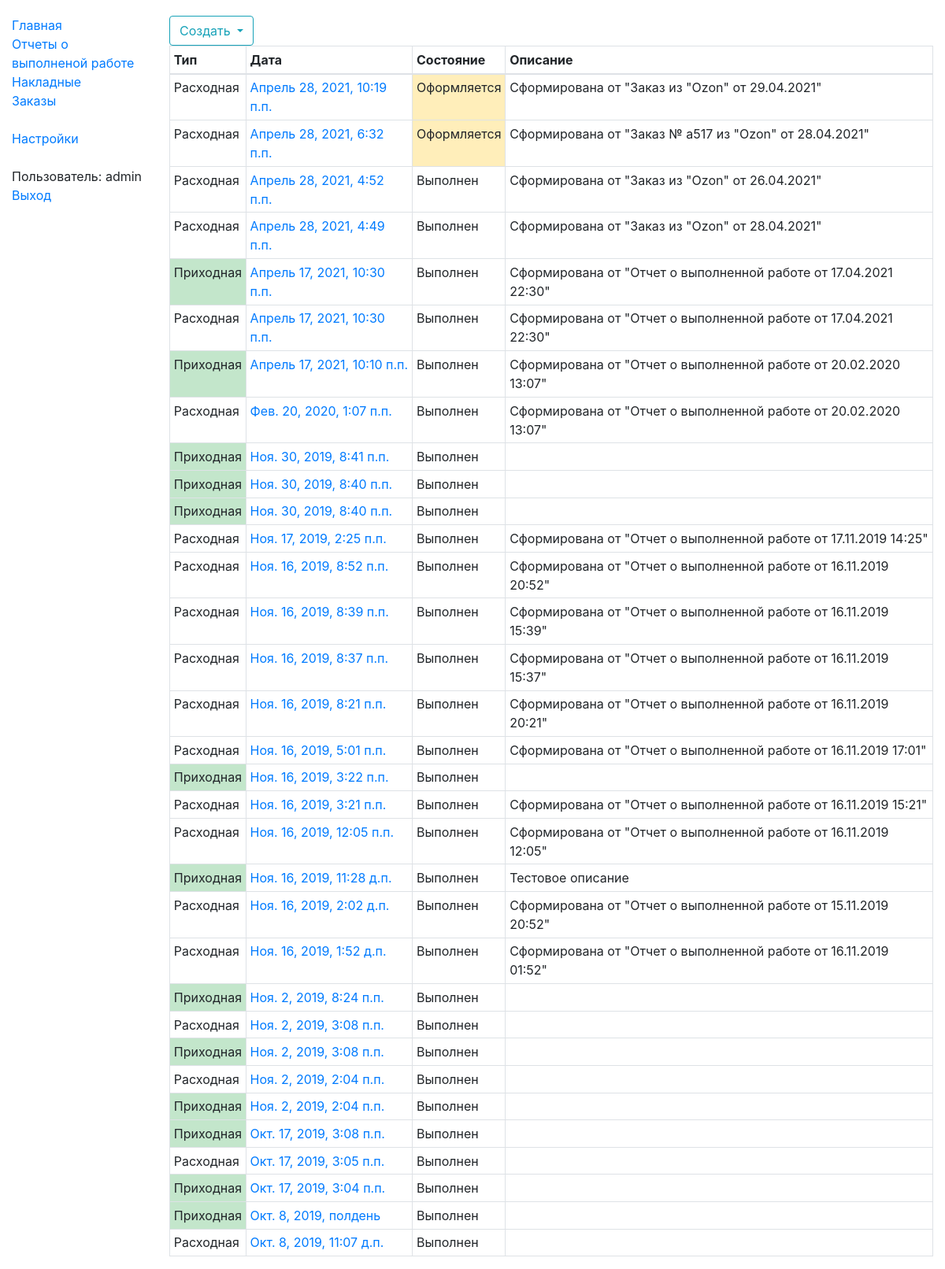
The app's page /stock/acts/ (signed in), older data.
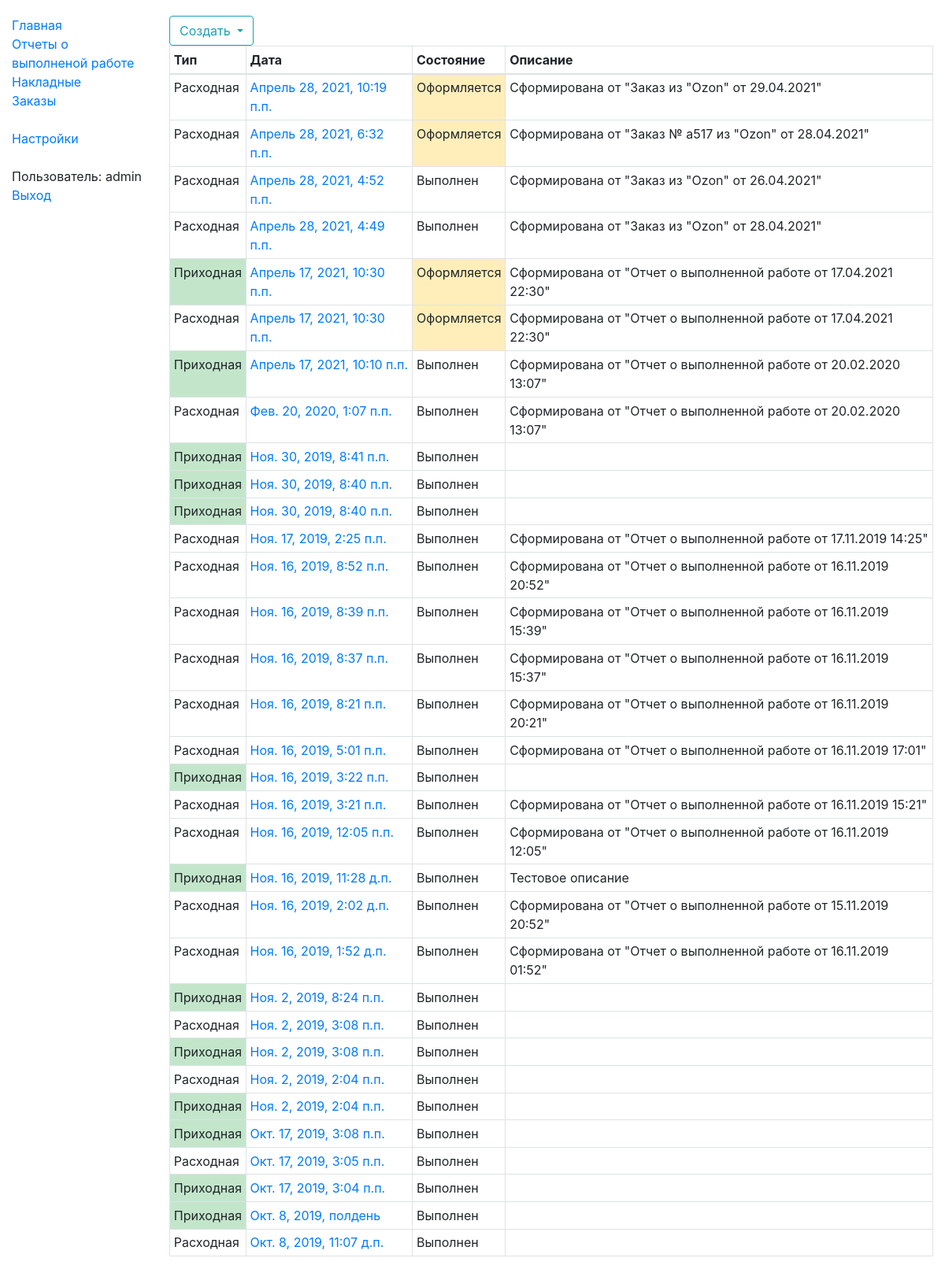
The same page, newer data.
### stocks/models.py (models this page shows, shortened)
class StkAct(models.Model):
    STATE_REGISTERING = "100"
    STATE_DONE = "300"
    s_state_choices = ((STATE_REGISTERING, "Оформляется"), (STATE_DONE, "Выполнен"))
    d_create_date = models.DateTimeField("Дата содания", db_index=True)
    d_reg_date = models.DateTimeField("Дата проведения", null=True)
    n_direction = models.SmallIntegerField("Направление", null=False)
    s_state = models.CharField("Состояние", max_length=3, choices=s_state_choices, null=False)
    s_desc = models.TextField("Описание", null=True, blank=True)
    class Meta:
        verbose_name = "Накладная"
        verbose_name_plural = "Накладные"
    def get_absolute_url(self):
        return reverse('stk_act-detail', args=[str(self.id)])

### stocks/act/act_views.py (the view)
# urls.py: path('acts/', act_views.StkActListView.as_view(), name='stk_acts'),
class StkActListView(LoginRequiredMixin, generic.ListView):
    model = StkAct
    template_name = 'stocks/act/stk_act_list.html'
    paginate_by = 100
    def get_queryset(self):
        return StkAct.objects.all().order_by("-d_create_date")

### templates/stocks/act/stk_act_list.html (shortened to what this page needs)
{% extends "base_generic_content.html" %}
{% block content %}
    <div class="btn-group" role="group" aria-label="Панель инструментов">
        <div class="btn-group" role="group">
            <button id="btnGroupCreate" type="button" class="btn dropdown-toggle btn-outline-info" data-toggle="dropdown" aria-haspopup="true" aria-expanded="false">
                Создать
            </button>
        </div>
    </div>
    <table class="table table-hover table-bordered table-sm">
        <thead>
            <tr>
                <th>Тип</th>
                <th>Дата</th>
                <th>Состояние</th>
                <th>Описание</th>
            </tr>
        </thead>
        <tbody>
        {% if object_list %}
            {% for object in object_list %}
                <tr class="grid-row" data-id="{{ object.id }}">
                    {% if object.n_direction == 1 %}<td class="table-success">Приходная</td>{% else %}<td>Расходная</td>{% endif %}
                    <td><a href="{{ object.get_absolute_url }}">{{ object.d_create_date }}</a></td>
                    <td {% if object.s_state != "300" %}class="table-warning"{% endif %}>{{ object.get_s_state_display}}</td>
                    <td>{% if object.s_desc is not None %}{{ object.s_desc}}{% endif %}</td>
                </tr>
            {% endfor %}
        {% endif %}
        </tbody>
    </table>
{% endblock %}

Row changes from the older to the newer data that the page shows:
changed StkAct (number 5 of 33 on the later page): s_state "Выполнен" → "Оформляется"
changed StkAct (number 6 of 33 on the later page): s_state "Выполнен" → "Оформляется"
